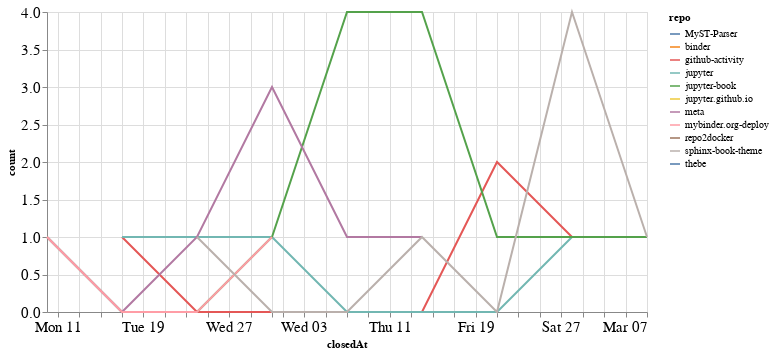

Notebook source saved alongside this figure:
### Code cell
closed_by_time = closed_by.groupby('repo').resample('W', on='closedAt').count()['author'].reset_index()
closed_by_time = closed_by_time.rename(columns={'author': 'count'})

alt.Chart(closed_by_time, width=600).mark_line().encode(
    x='closedAt',
    y='count',
    color='repo',
    tooltip="repo"
)

### Figure 1 — Vega-Lite specification as saved in the notebook (floating-point values rounded to 4 significant figures)
{"config": {"axisLeft": {"labelFontSize": 15}, "axisBottom": {"labelFontSize": 15}}, "data": {"name": "data-e65d6c1a101475c5eebcfef26d0413cc"}, "mark": "line", "encoding": {"color": {"type": "nominal", "field": "repo"}, "tooltip": {"type": "nominal", "field": "repo"}, "x": {"type": "temporal", "field": "closedAt"}, "y": {"type": "quantitative", "field": "count"}}, "width": 600, "$schema": "https://vega.github.io/schema/vega-lite/v4.8.1.json", "datasets": {"data-e65d6c1a101475c5eebcfef26d0413cc": [{"repo": "MyST-Parser", "closedAt": "2021-01-17T00:00:00", "count": 1}, {"repo": "binder", "closedAt": "2021-01-31T00:00:00", "count": 1}, {"repo": "github-activity", "closedAt": "2021-01-17T00:00:00", "count": 1}, {"repo": "github-activity", "closedAt": "2021-01-24T00:00:00", "count": 0}, {"repo": "github-activity", "closedAt": "2021-01-31T00:00:00", "count": 0}, {"repo": "github-activity", "closedAt": "2021-02-07T00:00:00", "count": 0}, {"repo": "github-activity", "closedAt": "2021-02-14T00:00:00", "count": 0}, {"repo": "github-activity", "closedAt": "2021-02-21T00:00:00", "count": 2}, {"repo": "github-activity", "closedAt": "2021-02-28T00:00:00", "count": 1}, {"repo": "jupyter", "closedAt": "2021-01-17T00:00:00", "count": 1}, {"repo": "jupyter", "closedAt": "2021-01-24T00:00:00", "count": 1}, {"repo": "jupyter", "closedAt": "2021-01-31T00:00:00", "count": 1}, {"repo": "jupyter", "closedAt": "2021-02-07T00:00:00", "count": 0}, {"repo": "jupyter", "closedAt": "2021-02-14T00:00:00", "count": 0}, {"repo": "jupyter", "closedAt": "2021-02-21T00:00:00", "count": 0}, {"repo": "jupyter", "closedAt": "2021-02-28T00:00:00", "count": 1}, {"repo": "jupyter-book", "closedAt": "2021-01-10T00:00:00", "count": 1}, {"repo": "jupyter-book", "closedAt": "2021-01-17T00:00:00", "count": 0}, {"repo": "jupyter-book", "closedAt": "2021-01-24T00:00:00", "count": 0}, {"repo": "jupyter-book", "closedAt": "2021-01-31T00:00:00", "count": 1}, {"repo": "jupyter-book", "closedAt": "2021-02-07T00:00:00", "count": 4}, {"repo": "jupyter-book", "closedAt": "2021-02-14T00:00:00", "count": 4}, {"repo": "jupyter-book", "closedAt": "2021-02-21T00:00:00", "count": 1}, {"repo": "jupyter-book", "closedAt": "2021-02-28T00:00:00", "count": 1}, {"repo": "jupyter-book", "closedAt": "2021-03-07T00:00:00", "count": 1}, {"repo": "jupyter.github.io", "closedAt": "2021-02-07T00:00:00", "count": 1}, {"repo": "meta", "closedAt": "2021-01-10T00:00:00", "count": 1}, {"repo": "meta", "closedAt": "2021-01-17T00:00:00", "count": 0}, {"repo": "meta", "closedAt": "2021-01-24T00:00:00", "count": 1}, {"repo": "meta", "closedAt": "2021-01-31T00:00:00", "count": 3}, {"repo": "meta", "closedAt": "2021-02-07T00:00:00", "count": 1}, {"repo": "meta", "closedAt": "2021-02-14T00:00:00", "count": 1}, {"repo": "mybinder.org-deploy", "closedAt": "2021-01-10T00:00:00", "count": 1}, {"repo": "mybinder.org-deploy", "closedAt": "2021-01-17T00:00:00", "count": 0}, {"repo": "mybinder.org-deploy", "closedAt": "2021-01-24T00:00:00", "count": 0}, {"repo": "mybinder.org-deploy", "closedAt": "2021-01-31T00:00:00", "count": 1}, {"repo": "repo2docker", "closedAt": "2021-01-24T00:00:00", "count": 1}, {"repo": "sphinx-book-theme", "closedAt": "2021-01-24T00:00:00", "count": 1}, {"repo": "sphinx-book-theme", "closedAt": "2021-01-31T00:00:00", "count": 0}, {"repo": "sphinx-book-theme", "closedAt": "2021-02-07T00:00:00", "count": 0}, {"repo": "sphinx-book-theme", "closedAt": "2021-02-14T00:00:00", "count": 1}, {"repo": "sphinx-book-theme", "closedAt": "2021-02-21T00:00:00", "count": 0}, {"repo": "sphinx-book-theme", "closedAt": "2021-02-28T00:00:00", "count": 4}, {"repo": "sphinx-book-theme", "closedAt": "2021-03-07T00:00:00", "count": 1}, {"repo": "thebe", "closedAt": "2021-01-10T00:00:00", "count": 1}]}}
